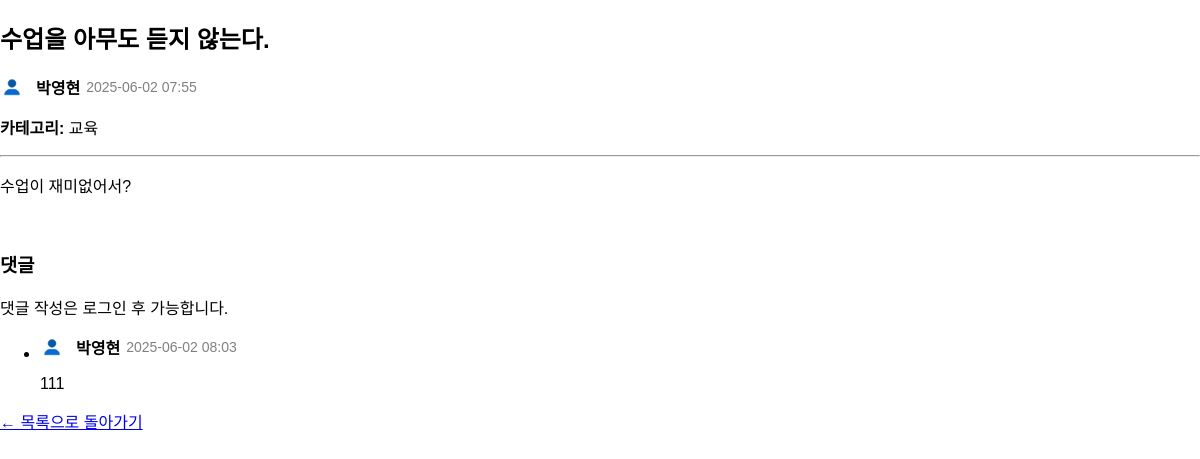
The page /posts/donation/10/ on the database its author committed.
### posts/models.py (models this page shows, shortened)
class Post(models.Model):
    POST_TYPE_CHOICES = [
        ('donation', '재능 기부'),
        ('request', '재능 요청'),
        ('story', '따뜻한 이야기'),
        ('announcement', '공지사항'),
    ]
    CATEGORY_CHOICES = [
        ('education', '교육'),
        ('it', 'IT/개발'),
        ('design', '디자인'),
        ('etc', '기타'),
    ]
    title = models.CharField(max_length=200)
    content = models.TextField()
    post_type = models.CharField(max_length=20, choices=POST_TYPE_CHOICES)
    category = models.CharField(max_length=20, choices=CATEGORY_CHOICES, blank=True, null=True)
    author = models.ForeignKey(settings.AUTH_USER_MODEL, on_delete=models.CASCADE)
    created_at = models.DateTimeField(auto_now_add=True)
    views = models.PositiveIntegerField(default=0)
    image = models.ImageField(upload_to='post_images/', null=True, blank=True)

class Comment(models.Model):
    post = models.ForeignKey('Post', on_delete=models.CASCADE, related_name='comments')
    author = models.ForeignKey(settings.AUTH_USER_MODEL, on_delete=models.CASCADE)
    content = models.TextField()
    created_at = models.DateTimeField(auto_now_add=True)

### account/models.py (models this page shows, shortened)
class CustomUser(AbstractBaseUser, PermissionsMixin):
    email = models.EmailField(unique=True)
    nickname = models.CharField(max_length=30)
    location = models.CharField(max_length=100)
    profile_image = models.ImageField(upload_to='profile_images/', null=True, blank=True)
    about = models.TextField(blank=True, null=True)  # 소개글
    skills = models.TextField(blank=True, null=True)  # 기술 목록
    services = models.TextField(blank=True, null=True)  # 서비스 목록
    is_active = models.BooleanField(default=True)
    is_staff = models.BooleanField(default=False)
    objects = CustomUserManager()
    USERNAME_FIELD = 'email'
    REQUIRED_FIELDS = ['nickname']

### posts/views.py (the view)
# urls.py: path('<str:post_type>/<int:post_id>/', views.post_detail, name='post_detail'),
def post_detail(request, post_type, post_id):
    if post_type not in VALID_POST_TYPES:
        return render(request, '404.html')
    post = get_object_or_404(Post, pk=post_id, post_type=post_type)
    session_key = f'viewed_post_{post_id}'
    if not request.session.get(session_key, False):
        post.views += 1
        post.save()
        request.session[session_key] = True
    return render(request, 'posts/post_detail.html', {
        'post': post,
        'post_type': post_type,
    })

### posts/templates/posts/post_detail.html (shortened to what this page needs)
{% load static %}
<!DOCTYPE html>
<html lang="ko">
<head>
  <link rel="stylesheet" href="{% static 'posts/board.css' %}" />
</head>
<body>
  <h2>{{ post.title }}</h2>
  <div class="author-info">
    {% if post.author.profile_image %}
      <img src="{{ post.author.profile_image.url }}" alt="작성자 프로필" class="profile-img-small" />
    {% else %}
      <img src="{% static 'images/default_profile.png' %}" alt="기본 프로필" class="profile-img-small" />
    {% endif %}
    <strong>{{ post.author.nickname }}</strong>
    <span class="date">{{ post.created_at|date:"Y-m-d H:i" }}</span>
  </div>
  {% if post.category %}
    <p><strong>카테고리:</strong> {{ post.get_category_display }}</p>
  {% endif %}
  <hr />
  <p>{{ post.content|linebreaks }}</p>
  <br />
  <h3>댓글</h3>
  {% if user.is_authenticated %}
    <form action="{% url 'add_comment' post.post_type post.id %}" method="post">
      {% csrf_token %}
      <textarea name="content" rows="3" placeholder="댓글을 작성하세요" required></textarea>
      <br />
      <button type="submit">작성</button>
    </form>
  {% else %}
    <p>댓글 작성은 로그인 후 가능합니다.</p>
  {% endif %}
  <ul>
    {% for comment in post.comments.all %}
      <li>
        <div class="author-info">
          {% if comment.author.profile_image %}
            <img src="{{ comment.author.profile_image.url }}" alt="작성자 프로필" class="profile-img-small" />
          {% else %}
            <img src="{% static 'images/default_profile.png' %}" alt="기본 프로필" class="profile-img-small" />
          {% endif %}
          <strong>{{ comment.author.nickname }}</strong>
          <span class="date">{{ comment.created_at|date:"Y-m-d H:i" }}</span>
        </div>
        <p>{{ comment.content }}</p>
      </li>
    {% empty %}
      <li>아직 댓글이 없습니다. 첫 댓글을 작성해보세요!</li>
    {% endfor %}
  </ul>
  <a href="{% url 'post_list' post.post_type %}">← 목록으로 돌아가기</a>
</body>
</html>

### posts/static/posts/board.css (style rules this page uses)
body { margin: 0; font-family: "Arial", sans-serif; background-color: #fff; }
.author-info { display: flex; align-items: center; gap: 6px; }
.profile-img-small { width: 30px; height: 30px; border-radius: 50%; object-fit: cover; vertical-align: middle; }
.date { font-size: 14px; color: gray; }
.date { color: gray; font-size: 13px; }
.profile-img-small { width: 24px; height: 24px; border-radius: 50%; object-fit: cover; vertical-align: middle; margin-right: 6px; flex-shrink: 0; }

### rows shown on the page
Post: title "수업을 아무도 듣지 않는다.", author.nickname "박영현", created_at "2025-06-02 07:55", category "교육", content "수업이 재미없어서?"
Comment: author.nickname "박영현", created_at "2025-06-02 08:03", content "111"
